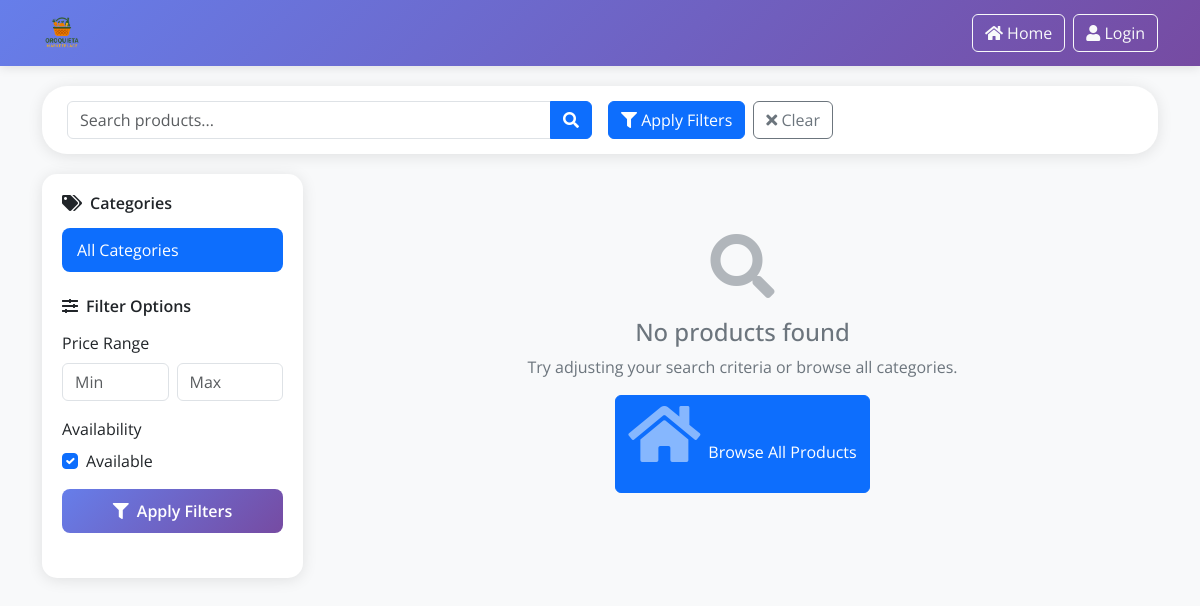
Before: /customer/index.php with the older database file.
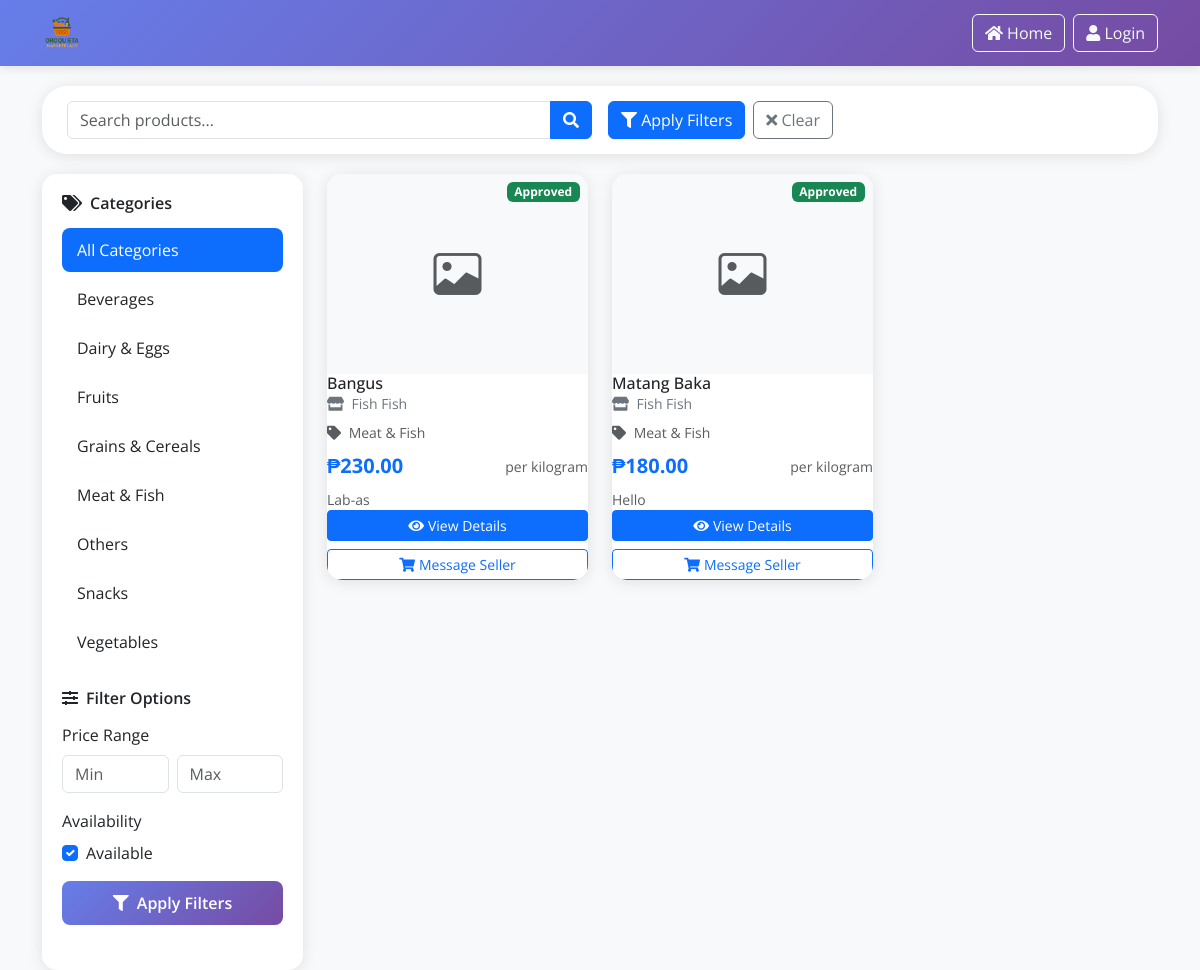
After: the same page with the newer database file.
### tables this page shows
CREATE TABLE `categories` (
  `id` int(11) NOT NULL,
  `name` varchar(100) NOT NULL,
  `description` text DEFAULT NULL,
  `parent_id` int(11) DEFAULT NULL,
  `image` varchar(255) DEFAULT NULL,
  `is_active` tinyint(1) DEFAULT 1,
  `created_at` timestamp NOT NULL DEFAULT current_timestamp(),
  `updated_at` timestamp NOT NULL DEFAULT current_timestamp() ON UPDATE current_timestamp()
);

CREATE TABLE `products` (
  `id` int(11) NOT NULL,
  `seller_id` int(11) NOT NULL,
  `category_id` int(11) DEFAULT NULL,
  `name` varchar(255) NOT NULL,
  `description` text DEFAULT NULL,
  `price` decimal(10,2) NOT NULL,
  `stock_quantity` int(11) NOT NULL DEFAULT 0,
  `unit` varchar(20) DEFAULT NULL,
  `status` enum('pending','approved','rejected') DEFAULT 'pending',
  `image` blob NOT NULL,
  `is_active` tinyint(1) DEFAULT 1,
  `created_at` timestamp NOT NULL DEFAULT current_timestamp(),
  `updated_at` timestamp NOT NULL DEFAULT current_timestamp() ON UPDATE current_timestamp()
);

CREATE TABLE `sellers` (
  `id` int(11) NOT NULL,
  `username` varchar(50) NOT NULL,
  `email` varchar(100) NOT NULL,
  `password` varchar(255) NOT NULL,
  `first_name` varchar(50) DEFAULT NULL,
  `last_name` varchar(50) DEFAULT NULL,
  `phone` varchar(20) DEFAULT NULL,
  `address` text DEFAULT NULL,
  `shop_name` varchar(255) DEFAULT NULL,
  `owner_name` varchar(100) DEFAULT NULL,
  `status` enum('active','inactive') DEFAULT 'active',
  `profile_image` varchar(255) DEFAULT NULL,
  `facebook_url` varchar(255) DEFAULT NULL,
  `is_active` tinyint(1) DEFAULT 1,
  `created_at` timestamp NOT NULL DEFAULT current_timestamp(),
  `updated_at` timestamp NOT NULL DEFAULT current_timestamp() ON UPDATE current_timestamp()
);

### customer/index.php (the view, shortened to what this page needs)
<?php
require_once '../includes/db_connect.php';
$cat_query = "SELECT id, name FROM categories WHERE is_active = 1 ORDER BY name";
$cat_stmt = $pdo->query($cat_query);
$search = isset($_GET['search']) ? trim($_GET['search']) : '';
$category_filter = isset($_GET['category']) ? intval($_GET['category']) : 0;
$price_min = isset($_GET['price_min']) ? floatval($_GET['price_min']) : 0;
$price_max = isset($_GET['price_max']) ? floatval($_GET['price_max']) : 999999;
$where_conditions = ["p.status = 'approved'"];
$params = [];
$where_clause = implode(" AND ", $where_conditions);
$query = "SELECT p.*, c.name as category_name, s.shop_name
          FROM products p
          LEFT JOIN categories c ON p.category_id = c.id
          LEFT JOIN sellers s ON p.seller_id = s.id
          WHERE $where_clause
          ORDER BY p.created_at DESC";
$stmt = $pdo->prepare($query);
$stmt->execute($params);
$products = $stmt->fetchAll();
?>
<!DOCTYPE html>
<html lang="en">
<head>
    <link rel="stylesheet" href="https://use.fontawesome.com/releases/v5.15.4/css/all.css" />
    <link href="https://cdn.jsdelivr.net/npm/bootstrap-icons@1.4.1/font/bootstrap-icons.css" rel="stylesheet">
    <link href="https://cdn.jsdelivr.net/npm/bootstrap@5.3.0/dist/css/bootstrap.min.css" rel="stylesheet">
</head>
<body>
    <nav class="navbar navbar-expand-lg navbar-dark">
        <div class="container">
            <a class="navbar-brand" href="../index.php">
                <img src="../assets/img/logo-removebg.png" alt="ORO Market" height="40">
            </a>
            <div class="d-flex align-items-center">
                <a href="../index.php" class="btn btn-outline-light me-2">
                    <i class="fas fa-home"></i> Home
                </a>
                <a href="authenticator.php" class="btn btn-outline-light">
                    <i class="fas fa-user"></i> Login
                </a>
            </div>
        </div>
    </nav>
    <div class="container">
        <div class="search-bar">
            <form method="GET" class="row g-3 align-items-center">
                <div class="col-md-6">
                    <div class="input-group">
                        <input type="text" class="form-control" name="search" placeholder="Search products..."
                            value="<?php echo htmlspecialchars($search); ?>">
                        <button class="btn btn-primary" type="submit">
                            <i class="fas fa-search"></i>
                        </button>
                    </div>
                </div>
                <div class="col-md-6">
                    <div class="d-flex gap-2">
                        <button type="submit" class="btn btn-primary">
                            <i class="fas fa-filter"></i> Apply Filters
                        </button>
                        <a href="index.php" class="btn btn-outline-secondary">
                            <i class="fas fa-times"></i> Clear
                        </a>
                    </div>
                </div>
            </form>
        </div>
    </div>
    <div class="container">
        <div class="row">
            <div class="col-lg-3">
                <div class="sidebar">
                    <div class="filter-section">
                        <h6><i class="fas fa-tags me-2"></i>Categories</h6>
                        <div class="category-list">
                            <div class="category-item <?php echo $category_filter == 0 ? 'active' : ''; ?>"
                                onclick="window.location.href='?search=<?php echo urlencode($search); ?>&price_min=<?php echo $price_min; ?>&price_max=<?php echo $price_max; ?>'">
                                All Categories
                            </div>
                            <?php while ($category = $cat_stmt->fetch()): ?>
                                <div class="category-item <?php echo $category_filter == $category['id'] ? 'active' : ''; ?>"
                                    onclick="window.location.href='?search=<?php echo urlencode($search); ?>&category=<?php echo $category['id']; ?>&price_min=<?php echo $price_min; ?>&price_max=<?php echo $price_max; ?>'">
                                    <?php echo htmlspecialchars($category['name']); ?>
                                </div>
                            <?php endwhile; ?>
                        </div>
                    </div>
                    <div class="filter-section">
                        <h6><i class="fas fa-sliders-h me-2"></i>Filter Options</h6>
                        <div class="mb-3">
                            <label class="form-label">Price Range</label>
                            <div class="row g-2">
                                <div class="col-6">
                                    <input type="number" class="form-control" name="price_min" placeholder="Min"
                                        value="<?php echo $price_min > 0 ? $price_min : ''; ?>">
                                </div>
                                <div class="col-6">
                                    <input type="number" class="form-control" name="price_max" placeholder="Max"
                                        value="<?php echo $price_max < 999999 ? $price_max : ''; ?>">
                                </div>
                            </div>
                        </div>
                        <div class="mb-3">
                            <label class="form-label">Availability</label>
                            <div class="form-check">
                                <input class="form-check-input" type="checkbox" id="available" checked>
                                <label class="form-check-label" for="available">
                                    Available
                                </label>
                            </div>
                        </div>
                        <button type="submit" class="btn btn-apply-filters w-100">
                            <i class="fas fa-filter me-2"></i>Apply Filters
                        </button>
                    </div>
                </div>
            </div>
            <div class="col-lg-9">
                <div class="row g-4">
                    <?php if (count($products) > 0): ?>
                        <?php foreach ($products as $product): ?>
                            <div class="col-lg-4 col-md-6">
                                <div class="product-card">
                                    <div class="position-relative">
                                        <?php if (!empty($product['image'])): ?>
                                            <img
                                                class="product-image" alt="<?php echo htmlspecialchars($product['name']); ?>">
                                        <?php else: ?>
                                            <div class="product-image bg-light d-flex align-items-center justify-content-center">
                                                <i class="bi bi-image text-muted" style="font-size: 3rem;"></i>
                                            </div>
                                        <?php endif; ?>
                                        <span class="badge bg-success position-absolute top-0 end-0 m-2">
                                            <?php echo ucfirst($product['status']); ?>
                                        </span>
                                    </div>
                                    <div class="card-body">
                                        <h6 class="card-title"><?php echo htmlspecialchars($product['name']); ?></h6>
                                        <p class="shop-name mb-2">
                                            <i class="fas fa-store me-1"></i>
                                            <?php echo htmlspecialchars($product['shop_name'] ?? 'Unknown Seller'); ?>
                                        </p>
                                        <p class="text-muted small mb-2">
                                            <i class="fas fa-tag me-1"></i>
                                            <?php echo htmlspecialchars($product['category_name'] ?? 'Uncategorized'); ?>
                                        </p>
                                        <div class="d-flex justify-content-between align-items-center mb-2">
                                            <span
                                                class="product-price">₱<?php echo number_format($product['price'], 2); ?></span>
                                            <small class="text-muted">per
                                                <?php echo htmlspecialchars($product['unit']); ?></small>
                                        </div>
                                        <?php if (!empty($product['description'])): ?>
                                            <p class="card-text small text-muted">
                                                <?php echo htmlspecialchars(substr($product['description'], 0, 100)) . (strlen($product['description']) > 100 ? '...' : ''); ?>
                                            </p>
                                        <?php endif; ?>
                                    </div>
                                    <div class="card-footer bg-transparent border-0">
                                        <div class="d-grid gap-2">
                                            <button class="btn btn-primary btn-sm"
                                                onclick="viewProduct(<?php echo $product['id']; ?>)">
                                                <i class="fas fa-eye me-1"></i>View Details
                                            </button>
                                            <button class="btn btn-outline-primary btn-sm">
                                                <i class="fas fa-shopping-cart me-1"></i>Message Seller
                                            </button>
                                        </div>
                                    </div>
                                </div>
                            </div>
                        <?php endforeach; ?>
                    <?php else: ?>
                        <div class="col-12">
                            <div class="no-products">
                                <i class="fas fa-search"></i>
                                <h4>No products found</h4>
                                <p>Try adjusting your search criteria or browse all categories.</p>
                                <a href="index.php" class="btn btn-primary">
                                    <i class="fas fa-home me-2"></i>Browse All Products
                                </a>
                            </div>
                        </div>
                    <?php endif; ?>
                </div>
            </div>
        </div>
    </div>
</body>
</html>

### customer/index.php (style rules this page uses)
:root { --primary: #0d6efd; --secondary: #6c757d; --success: #198754; --info: #0dcaf0; --warning: #ffc107; --danger: #dc3545; --light: #f8f9fa; --dark: #212529; }
body { font-family: 'Open Sans', sans-serif; background-color: #f8f9fa; }
.navbar { background: linear-gradient(135deg, #667eea 0%, #764ba2 100%); box-shadow: 0 2px 10px rgba(0, 0, 0, 0.1); }
.search-bar { background: white; border-radius: 25px; box-shadow: 0 2px 15px rgba(0, 0, 0, 0.1); padding: 15px 25px; margin: 20px 0; }
.sidebar { background: white; border-radius: 15px; box-shadow: 0 2px 15px rgba(0, 0, 0, 0.1); padding: 20px; height: fit-content; position: sticky; top: 20px; }
.product-card { background: white; border-radius: 15px; box-shadow: 0 2px 15px rgba(0, 0, 0, 0.1); transition: all 0.3s ease; height: 100%; overflow: hidden; }
.product-image { height: 200px; object-fit: cover; width: 100%; }
.category-item { padding: 10px 15px; border-radius: 8px; margin-bottom: 5px; cursor: pointer; transition: all 0.3s ease; }
.category-item.active { background-color: var(--primary); color: white; }
.filter-section { margin-bottom: 25px; }
.filter-section h6 { color: var(--dark); font-weight: 600; margin-bottom: 15px; }
.btn-apply-filters { background: linear-gradient(135deg, #667eea 0%, #764ba2 100%); border: none; border-radius: 8px; padding: 10px 20px; color: white; font-weight: 600; transition: all 0.3s ease; }
.product-price { font-size: 1.25rem; font-weight: 700; color: var(--primary); }
.shop-name { font-size: 0.875rem; color: var(--secondary); }
.no-products { text-align: center; padding: 60px 20px; color: var(--secondary); }
.no-products i { font-size: 4rem; margin-bottom: 20px; opacity: 0.5; }

Changed rows visible on the page:
added categories: name "Beverages"
added categories: name "Dairy & Eggs"
added categories: name "Fruits"
added categories: name "Grains & Cereals"
added categories: name "Meat & Fish"
added categories: name "Others"
added categories: name "Snacks"
added categories: name "Vegetables"
added products: status "Approved", name "Bangus", seller.shop_name "Fish Fish", category.name "Meat & Fish", price "230.00", unit "kilogram", description "Lab-as"
added products: status "Approved", name "Matang Baka", seller.shop_name "Fish Fish", category.name "Meat & Fish", price "180.00", unit "kilogram", description "Hello"
Other visible differences:
text no longer shown: "No products found Try adjusting your search criteria or browse all categories. Browse All Products"
